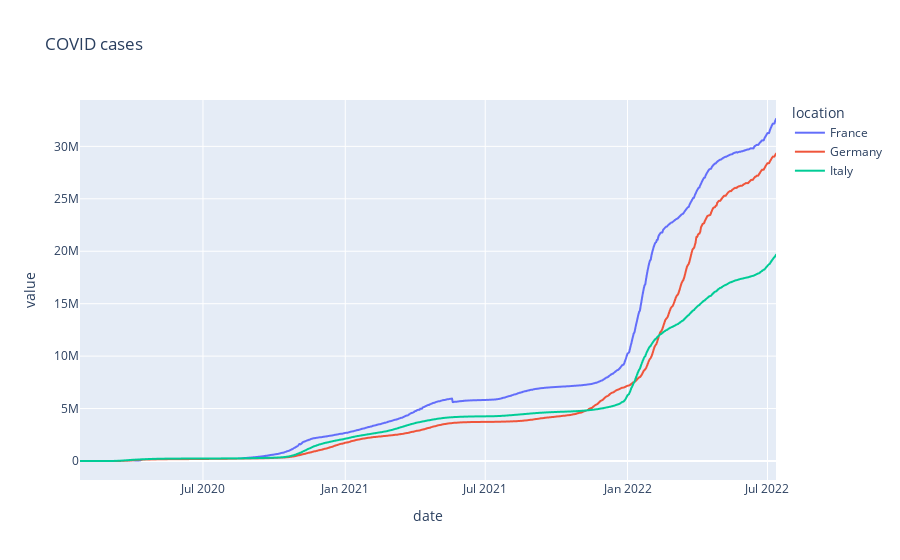

Write notebook code for a chart like this one.
### Code cell
fig = px.line(total_cases,title = "COVID cases")
fig.show()

### Figure 1 — Plotly figure (JSON) as saved in the notebook; plotly's stock layout.template omitted (floating-point values rounded to 4 significant figures; data arrays with more than 128 entries replaced by an {"elided": "..."} marker saying what was removed)
{"data": [{"hovertemplate": "location=France<br>date=%{x}<br>value=%{y}<extra></extra>", "legendgroup": "France", "line": {"color": "#636efa", "dash": "solid"}, "marker": {"symbol": "circle"}, "mode": "lines", "name": "France", "showlegend": true, "type": "scattergl", "x": {"elided": "901 str values"}, "xaxis": "x", "y": {"elided": "901 int values"}, "yaxis": "y"}, {"hovertemplate": "location=Germany<br>date=%{x}<br>value=%{y}<extra></extra>", "legendgroup": "Germany", "line": {"color": "#EF553B", "dash": "solid"}, "marker": {"symbol": "circle"}, "mode": "lines", "name": "Germany", "showlegend": true, "type": "scattergl", "x": {"elided": "901 str values"}, "xaxis": "x", "y": {"elided": "901 int values"}, "yaxis": "y"}, {"hovertemplate": "location=Italy<br>date=%{x}<br>value=%{y}<extra></extra>", "legendgroup": "Italy", "line": {"color": "#00cc96", "dash": "solid"}, "marker": {"symbol": "circle"}, "mode": "lines", "name": "Italy", "showlegend": true, "type": "scattergl", "x": {"elided": "901 str values"}, "xaxis": "x", "y": {"elided": "901 int values"}, "yaxis": "y"}], "layout": {"legend": {"title": {"text": "location"}, "tracegroupgap": 0}, "title": {"text": "COVID cases"}, "xaxis": {"anchor": "y", "domain": [0, 1], "title": {"text": "date"}}, "yaxis": {"anchor": "x", "domain": [0, 1], "title": {"text": "value"}}}}
